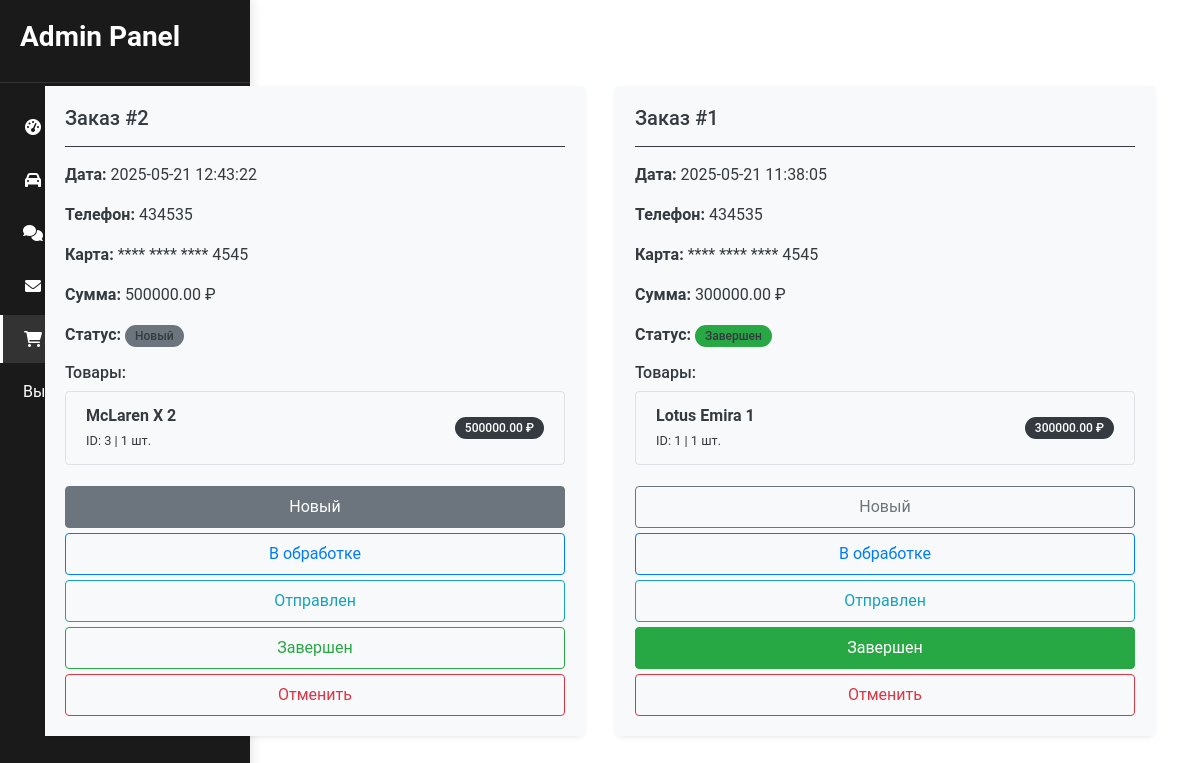
/admin/orders (signed in), run on the app's committed database.
### tables this page shows
CREATE TABLE cars (
            id INTEGER PRIMARY KEY AUTOINCREMENT,
            photo TEXT,
            make TEXT,
            model TEXT,
            generation TEXT,
            price REAL,
            color TEXT,
            used BOOLEAN,
            drive_type TEXT,
            engine_type TEXT,
            transmission TEXT,
            year INTEGER,
            mileage INTEGER,
            horsepower INTEGER,
            torque INTEGER,
            fuel_consumption REAL,
            seats INTEGER,
            doors INTEGER,
            trunk_volume REAL,
            safety_rating REAL,
            model_3d TEXT,
            statuc TEXT
        );

### app.py (the view)
@app.route('/admin/orders')
def admin_orders():
    if not session.get('logged_in'):
        return redirect(url_for('login'))
    try:
        orders_conn = sqlite3.connect('Base/orders.db')
        cars_conn = sqlite3.connect('Base/database.db')
        orders_cursor = orders_conn.cursor()
        cars_cursor = cars_conn.cursor()
        orders_cursor.execute("""
            SELECT order_id, order_date, phone_number,
                   card_number, total_price, status
            FROM orders
            ORDER BY order_date DESC
        """)
        orders = orders_cursor.fetchall()
        orders_with_items = []
        for order in orders:
            order_id = order[0]
            orders_cursor.execute("""
                SELECT item_id, car_id, quantity, price
                FROM order_items
                WHERE order_id = ?
            """, (order_id,))
            items = orders_cursor.fetchall()
            items_with_car_info = []
            for item in items:
                car_id = item[1]
                cars_cursor.execute("""
                    SELECT make, model, generation
                    FROM cars
                    WHERE id = ?
                """, (car_id,))
                car_info = cars_cursor.fetchone()
                if car_info:
                    items_with_car_info.append((
                        item[0],  # item_id
                        item[1],  # car_id
                        item[2],  # quantity
                        item[3],  # price
                        car_info[0],  # make
                        car_info[1],  # model
                        car_info[2]   # generation
                    ))
                else:
                    items_with_car_info.append((
                        item[0], item[1], item[2], item[3],
                        "Неизвестно", "Неизвестно", ""
                    ))
            orders_with_items.append((order, items_with_car_info))
        return render_template('admin_orders.html', orders=orders_with_items)
    except Exception as e:
        print(f"Error accessing database: {e}")
        return "Error accessing database", 500
    finally:
        if 'orders_conn' in locals():
            orders_conn.close()
        if 'cars_conn' in locals():
            cars_conn.close()

### templates/admin_orders.html (shortened to what this page needs)
{% extends "admin_pattern.html" %}
{% block content %}
<div class="container mt-4">
    <h2 class="text-dark mb-4">Заказы</h2>
    <div class="row">
        {% for order, items in orders %}
        <div class="col-md-6 mb-4">
            <div class="card border-dark shadow-sm">
                <div class="card-body bg-light">
                    <h5 class="card-title text-dark">Заказ #{{ order[0] }}</h5>
                    <hr class="border-dark">
                    <div class="card-text text-dark mb-3">
                        <p><strong>Дата:</strong> {{ order[1] }}</p>
                        <p><strong>Телефон:</strong> {{ order[2] }}</p>
                        <p><strong>Карта:</strong> **** **** **** {{ order[3][-4:] }}</p>
                        <p><strong>Сумма:</strong> {{ "%.2f"|format(order[4]) }} ₽</p>
                        <p>
                            <strong>Статус:</strong>
                            <span class="badge rounded-pill
                                {% if order[5] == 'new' %}bg-secondary
                                {% elif order[5] == 'processing' %}bg-primary
                                {% elif order[5] == 'shipped' %}bg-info
                                {% elif order[5] == 'completed' %}bg-success
                                {% elif order[5] == 'cancelled' %}bg-danger
                                {% else %}bg-dark{% endif %}">
                                {% if order[5] == 'new' %}Новый
                                {% elif order[5] == 'processing' %}В обработке
                                {% elif order[5] == 'shipped' %}Отправлен
                                {% elif order[5] == 'completed' %}Завершен
                                {% elif order[5] == 'cancelled' %}Отменен
                                {% else %}{{ order[5] }}{% endif %}
                            </span>
                        </p>
                        <div class="mt-3">
                            <h6>Товары:</h6>
                            <ul class="list-group">
                                {% for item in items %}
                                <li class="list-group-item d-flex justify-content-between align-items-center">
                                    <div>
                                        <strong>{{ item[4] }} {{ item[5] }} {{ item[6] }}</strong><br>
                                        <small>ID: {{ item[1] }} | {{ item[2] }} шт.</small>
                                    </div>
                                    <span class="badge bg-dark rounded-pill" style="color: white;">{{ "%.2f"|format(item[3]) }} ₽</span>
                                </li>
                                {% endfor %}
                            </ul>
                        </div>
                    </div>
                    <form method="POST" action="/update_order_status" class="d-flex flex-column gap-2">
                        <button type="submit" name="new_status" value="new"
                                class="btn {% if order[5] == 'new' %}btn-secondary{% else %}btn-outline-secondary{% endif %} rounded text-start">
                            Новый
                        </button>
                        <button type="submit" name="new_status" value="processing"
                                class="btn {% if order[5] == 'processing' %}btn-primary{% else %}btn-outline-primary{% endif %} rounded text-start">
                            В обработке
                        </button>
                        <button type="submit" name="new_status" value="shipped"
                                class="btn {% if order[5] == 'shipped' %}btn-info{% else %}btn-outline-info{% endif %} rounded text-start">
                            Отправлен
                        </button>
                        <button type="submit" name="new_status" value="completed"
                                class="btn {% if order[5] == 'completed' %}btn-success{% else %}btn-outline-success{% endif %} rounded text-start">
                            Завершен
                        </button>
                        <button type="submit" name="new_status" value="cancelled"
                                class="btn {% if order[5] == 'cancelled' %}btn-danger{% else %}btn-outline-danger{% endif %} rounded text-start">
                            Отменить
                        </button>
                    </form>
                </div>
            </div>
        </div>
        {% endfor %}
    </div>
</div>
{% endblock %}

### templates/admin_pattern.html (style rules this page uses)
body { margin: 0; padding: 0; font-family: 'Roboto', sans-serif; background-color: #ffffff; color: #1a1a1a; }
.card { border: none; border-radius: 8px; box-shadow: 0 2px 10px rgba(0, 0, 0, 0.05); margin-bottom: 20px; }
.card-body { padding: 20px; }

### templates/admin_orders.html (style rules this page uses)
.card { transition: transform 0.2s; border-radius: 8px; }
.badge { font-weight: 500; padding: 5px 10px; }
.btn { margin-top: 5px; padding: 8px 12px; transition: all 0.2s; }
.list-group-item { background-color: #f8f9fa; border: 1px solid #dee2e6; }

### data on the page
cars: make "McLaren", model "X", item "2", id "3", seats "1", price "500000.00"
cars: make "Lotus", model "Emira", item "1", generation "1", price "300000.00"

### other printed values
{{ order[0] }} "2" "1"
{{ order[1] }} "2025-05-21 12:43:22" "2025-05-21 11:38:05"
{{ order[2] }} "434535" "434535"
{{ order[3][-4:] }} "4545" "4545"
{{ "%.2f"|format(order[4]) }} "500000.00" "300000.00"
